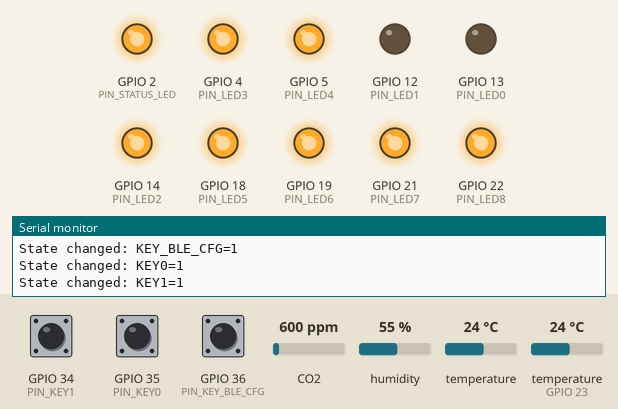
A sketch run on a simulated ESP32. On the bench: output pins drawn as LEDs (lit = HIGH), the last lines printed to the serial monitor. Dashed ring = blinking. Inputs (shaded band) come from the test bench; at power-on: GPIO 36 (PIN_KEY_BLE_CFG) LOW, GPIO 35 (PIN_KEY0) LOW, GPIO 34 (PIN_KEY1) LOW, CO2 600 ppm, humidity 55 %, temperature 24 °C, temperature (sensor on GPIO 23) 24 °C.

Above: at 1.5 s.
1.6 s: GPIO 36 (PIN_KEY_BLE_CFG) pulled HIGH for 3.2 s
At 1.92 s:
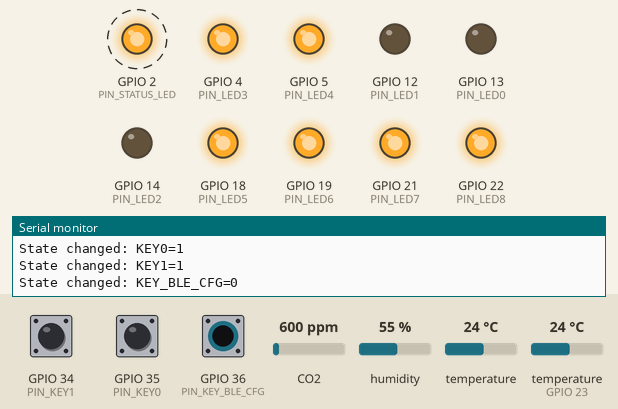
6.3 s: GPIO 35 (PIN_KEY0) pulled HIGH for 0.15 s
At 6.9 s:
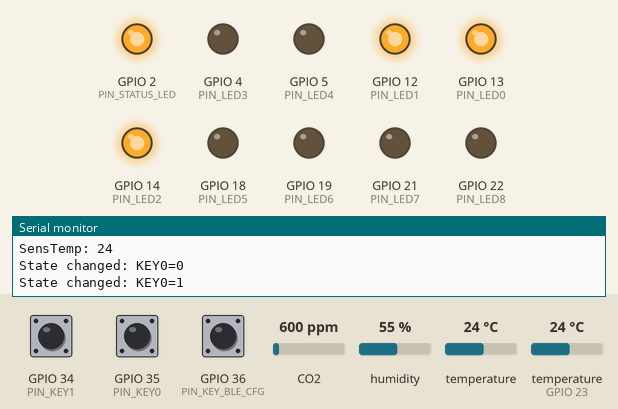
9.8 s: GPIO 36 (PIN_KEY_BLE_CFG) pulled HIGH for 3.2 s
At 11.25 s:
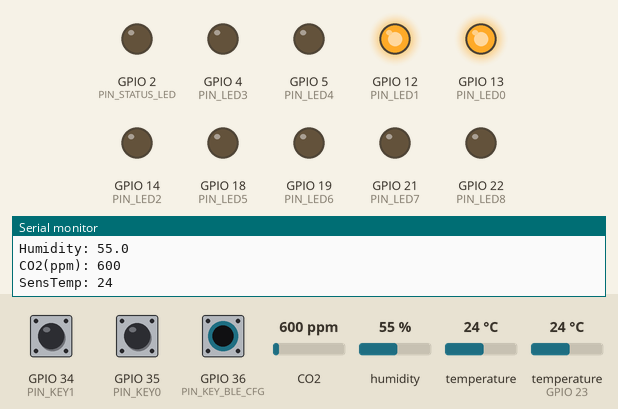
14.5 s: GPIO 36 (PIN_KEY_BLE_CFG) pulled HIGH for 3.2 s
At 15.9 s:
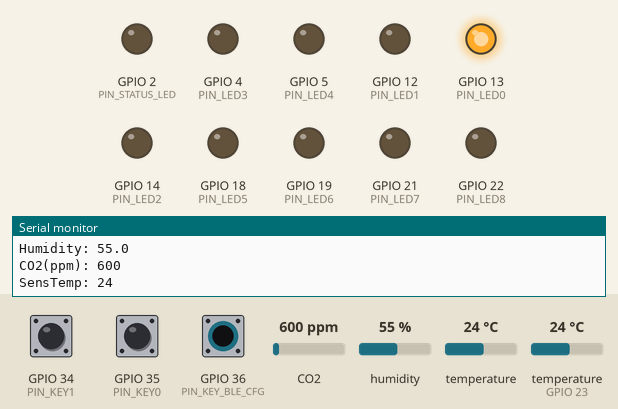
27.5 s: GPIO 36 (PIN_KEY_BLE_CFG) pulled HIGH for 3.2 s
At 28.9 s:
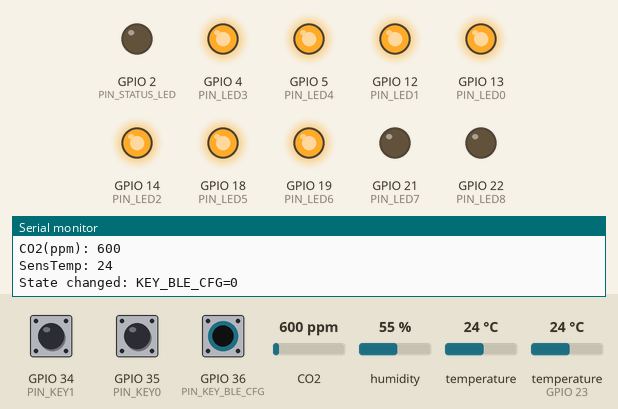
32.2 s: GPIO 34 (PIN_KEY1) pulled HIGH for 0.15 s
At 32.76 s:
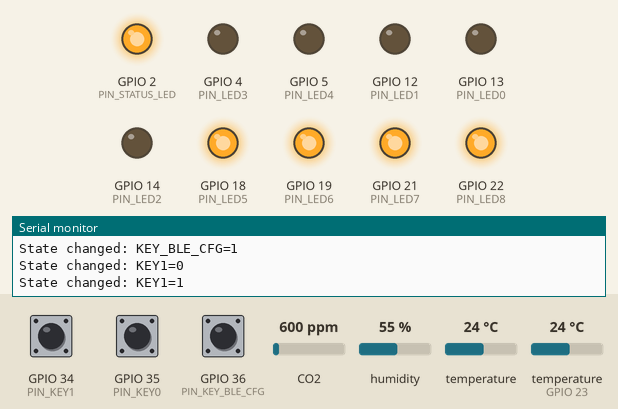
Timing chart, 0 to 36.7 s (numbered marks = the images above; inputs shaded):
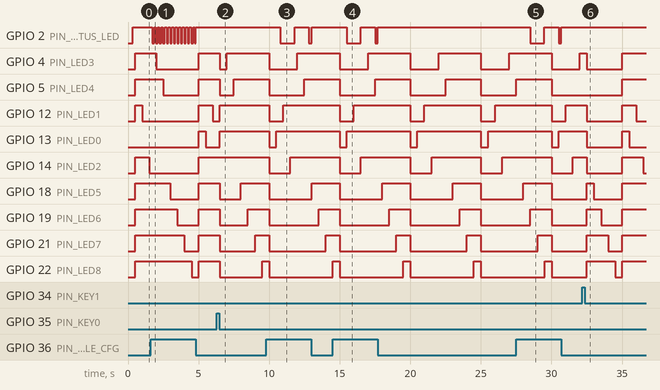

The sketch:

ESP32SmartBoard_IoCheck.ino
```cpp
// (licence header left out)
#include <DHT.h>                                                        // Requires Library "DHT sensor library" by Adafruit
#include <MHZ19.h>                                                      // Requires Library "MH-Z19" by Jonathan Dempsey
#include <SoftwareSerial.h>                                             // Requires Library "EspSoftwareSerial" by Dirk Kaar, Peter Lerup


/***************************************************************************/
/*                                                                         */
/*                                                                         */
/*          G L O B A L   D E F I N I T I O N S                            */
/*                                                                         */
/*                                                                         */
/***************************************************************************/

//---------------------------------------------------------------------------
//  Application Configuration
//---------------------------------------------------------------------------

const int       APP_VERSION                         = 1;                // 1.xx
const int       APP_REVISION                        = 10;               // x.00
const char      APP_BUILD_TIMESTAMP[]               = __DATE__ " " __TIME__;

const int       CFG_ENABLE_KEY                      = 1;
const int       CFG_ENABLE_LED                      = 1;
const int       CFG_ENABLE_STATUS_LED               = 1;
const int       CFG_ENABLE_DHT_SENSOR               = 1;
const int       CFG_ENABLE_MHZ_SENSOR               = 1;


//---------------------------------------------------------------------------
//  Hardware/Pin Configuration
//---------------------------------------------------------------------------

const int       PIN_KEY_BLE_CFG                     = 36;               // PIN_KEY_BLE_CFG      (GPIO36 -> Pin02)
const int       PIN_KEY0                            = 35;               // KEY0                 (GPIO35 -> Pin05)
const int       PIN_KEY1                            = 34;               // KEY1                 (GPIO34 -> Pin04)

const int       PIN_LED0                            = 13;               // LED0 (green)         (GPIO13 -> Pin13)
const int       PIN_LED1                            = 12;               // LED1 (green)         (GPIO12 -> Pin12)
const int       PIN_LED2                            = 14;               // LED2 (green)         (GPIO14 -> Pin11)
const int       PIN_LED3                            =  4;               // LED3 (yellow)        (GPIO04 -> Pin20)
const int       PIN_LED4                            =  5;               // LED4 (yellow)        (GPIO05 -> Pin23)
const int       PIN_LED5                            = 18;               // LED5 (yellow)        (GPIO18 -> Pin24)
const int       PIN_LED6                            = 19;               // LED6 (red)           (GPIO19 -> Pin25)
const int       PIN_LED7                            = 21;               // LED7 (red)           (GPIO21 -> Pin26)
const int       PIN_LED8                            = 22;               // LED8 (red)           (GPIO22 -> Pin29)
const int       PIN_STATUS_LED                      =  2;               // On-board LED (blue)  (GPIO02 -> Pin19)

const uint32_t  LED_BAR_SET_PERIOD                  = 500;              // Period for Set next LED Bar value in [ms]
const uint32_t  STATUS_LED_TOGGLE_PERIOD_SLOW       = 1000;             // Slow Toggle Period for Status LED in [ms]
const uint32_t  STATUS_LED_TOGGLE_PERIOD_FAST       = 125;              // Fast Toggle Period for Status LED in [ms]

const int       DHT_TYPE                            = DHT22;            // DHT11, DHT21 (AM2301), DHT22 (AM2302,AM2321)
const int       DHT_PIN_SENSOR                      = 23;               // PIN used for DHT22 (AM2302/AM2321)
const uint32_t  DHT_SENSOR_SAMPLE_PERIOD            = 5000;             // Sample Period for DHT-Sensor in [ms]

const int       MHZ19_PIN_SERIAL_RX                 = 32;               // ESP32 Rx pin which the MH-Z19 Tx pin is attached to
const int       MHZ19_PIN_SERIAL_TX                 = 33;               // ESP32 Tx pin which the MH-Z19 Rx pin is attached to
const int       MHZ19_BAUDRATE_SERIAL               = 9600;             // Serial baudrate for communication with MH-Z19 Device
const uint32_t  MHZ19_SENSOR_SAMPLE_PERIOD          = 5000;             // Sample Period for MH-Z19-Sensor in [ms]


//---------------------------------------------------------------------------
//  Local Variables
//---------------------------------------------------------------------------

static  String          strChipID_g;

static  int             iLastStateKeyBleCfg_g       = -1;
static  int             iLastStateKey0_g            = -1;
static  int             iLastStateKey1_g            = -1;

static  uint32_t        ui32LedBarValue_g           = 0;
static  bool            fInvertLedBar_g             = false;
static  uint32_t        ui32LastTickLedBarSet_g     = 0;

static  volatile byte   bStatusLedState_g           = LOW;
static  bool            fLockStatusLedOn_g          = false;
static  uint32_t        ui32StatusLedTogglePeriod_g = STATUS_LED_TOGGLE_PERIOD_SLOW;
static  uint32_t        ui32LastTickStatLedToggle_g = 0;

static  DHT             DhtSensor_g(DHT_PIN_SENSOR, DHT_TYPE);
static  uint32_t        ui32LastTickDhtRead_g       = 0;

static  MHZ19           Mhz19Sensor_g;
static  SoftwareSerial  Mhz19SoftSerial_g(MHZ19_PIN_SERIAL_RX, MHZ19_PIN_SERIAL_TX);
static  uint32_t        ui32LastTickMhz19Read_g     = 0;


//=========================================================================//
//                                                                         //
//          S K E T C H   P U B L I C   F U N C T I O N S                  //
//                                                                         //
//=========================================================================//

//---------------------------------------------------------------------------
//  Setup
//---------------------------------------------------------------------------

void setup()
{

char  szTextBuff[64];
int   iIdx;


    // Serial console
    Serial.begin(115200);
    delay(100);
    Serial.println();
    Serial.println();
    Serial.println("======== APPLICATION START ========");
    Serial.println();


    // Application Version Information
    snprintf(szTextBuff, sizeof(szTextBuff), "App Version:      %u.%02u", APP_VERSION, APP_REVISION);
    Serial.println(szTextBuff);
    snprintf(szTextBuff, sizeof(szTextBuff), "Build Timestamp:  %s", APP_BUILD_TIMESTAMP);
    Serial.println(szTextBuff);
    Serial.println();
    delay(100);


    // Device Identification
    strChipID_g = GetChipID();
    Serial.print("Unique ChipID: ");
    Serial.println(strChipID_g);
    Serial.println();
    delay(100);


    // Setup Input Pins for Keys
    if ( CFG_ENABLE_KEY )
    {
        Serial.println("Setup Input Pins for Keys...");
        pinMode(PIN_KEY_BLE_CFG, INPUT);
        pinMode(PIN_KEY0, INPUT);
        pinMode(PIN_KEY1, INPUT);
    }
    iLastStateKeyBleCfg_g = -1;
    iLastStateKey0_g      = -1;
    iLastStateKey1_g      = -1;


    // Setup Output Pins for LEDs
    if ( CFG_ENABLE_LED )
    {
        Serial.println("Setup Output Pins for LEDs...");
        pinMode(PIN_LED0, OUTPUT);
        pinMode(PIN_LED1, OUTPUT);
        pinMode(PIN_LED2, OUTPUT);
        pinMode(PIN_LED3, OUTPUT);
        pinMode(PIN_LED4, OUTPUT);
        pinMode(PIN_LED5, OUTPUT);
        pinMode(PIN_LED6, OUTPUT);
        pinMode(PIN_LED7, OUTPUT);
        pinMode(PIN_LED8, OUTPUT);
        fInvertLedBar_g = false;
        ui32LastTickLedBarSet_g = 0;
    }


    // Status LED Setup
    if ( CFG_ENABLE_STATUS_LED )
    {
        pinMode(PIN_STATUS_LED, OUTPUT);
        bStatusLedState_g = LOW;
        fLockStatusLedOn_g = false;
        ui32StatusLedTogglePeriod_g = STATUS_LED_TOGGLE_PERIOD_SLOW;
        ui32LastTickStatLedToggle_g = 0;
    }


    // Setup DHT22 Sensor (Temerature/Humidity)
    if ( CFG_ENABLE_DHT_SENSOR )
    {
        Serial.println("Setup DHT22 Sensor...");
        DhtSensor_g.begin();
        AppProcessDhtSensor(0);                                         // get initial values
    }


    // Setup MH-Z19 Sensor (CO2)
    if ( CFG_ENABLE_MHZ_SENSOR )
    {
        Serial.println("Setup MH-Z19 Sensor...");
        Mhz19SoftSerial_g.begin(MHZ19_BAUDRATE_SERIAL);                 // Initialize Software Serial Device to communicate with MH-Z19 sensor
        Mhz19Sensor_g.begin(Mhz19SoftSerial_g);                         // Initialize MH-Z19 Sensor (using Software Serial Device)
        Mhz19Sensor_g.autoCalibration();                                // Turn Auto Calibration ON (OFF = autoCalibration(false))
        AppProcessMhz19Sensor(0);                                       // get initial values
    }

    return;

}


//---------------------------------------------------------------------------
//  Application Main Loop
//---------------------------------------------------------------------------

void loop()
{

    // Process Input Pins for Keys
    if ( CFG_ENABLE_KEY )
    {
        AppProcessKey();
    }


    // Process Output Pins for LEDs
    if ( CFG_ENABLE_LED )
    {
        AppProcessLedBar(LED_BAR_SET_PERIOD);
    }


    // Process Status LED
    if ( CFG_ENABLE_STATUS_LED )
    {
        AppProcessStatusLed(ui32StatusLedTogglePeriod_g);
    }


    // Process DHT Sensor (Temperature/Humidity)
    if ( CFG_ENABLE_DHT_SENSOR )
    {
        AppProcessDhtSensor(DHT_SENSOR_SAMPLE_PERIOD);
    }

    // Process MH-Z19 Sensor (CO2Value/SensorTemperature)
    if ( CFG_ENABLE_MHZ_SENSOR )
    {
        AppProcessMhz19Sensor(MHZ19_SENSOR_SAMPLE_PERIOD);
    }

    return;

}


//=========================================================================//
//                                                                         //
//          S K E T C H   P R I V A T E   F U N C T I O N S                //
//                                                                         //
//=========================================================================//

//---------------------------------------------------------------------------
//  Process Keys
//---------------------------------------------------------------------------

void  AppProcessKey()
{

int  iStateKeyBleCfg;
int  iStateKey0;
int  iStateKey1;


    // process KEY_BLE_CFG
    iStateKeyBleCfg = (digitalRead(PIN_KEY_BLE_CFG) == LOW) ? 1 : 0;
    if (iLastStateKeyBleCfg_g != iStateKeyBleCfg)
    {
        if (iStateKeyBleCfg == 1)
        {
            Serial.println("State changed: KEY_BLE_CFG=1");
            fLockStatusLedOn_g = true;
        }
        else
        {
            Serial.println("State changed: KEY_BLE_CFG=0");
            fLockStatusLedOn_g = false;
        }

        iLastStateKeyBleCfg_g = iStateKeyBleCfg;
    }


    // process KEY0
    iStateKey0 = (digitalRead(PIN_KEY0) == LOW) ? 1 : 0;
    if (iLastStateKey0_g != iStateKey0)
    {
        if (iStateKey0 == 1)
        {
            Serial.println("State changed: KEY0=1");
            ui32StatusLedTogglePeriod_g = STATUS_LED_TOGGLE_PERIOD_SLOW;
            fInvertLedBar_g = false;
        }
        else
        {
            Serial.println("State changed: KEY0=0");
        }

        iLastStateKey0_g = iStateKey0;
    }


    // process KEY1
    iStateKey1 = (digitalRead(PIN_KEY1) == LOW) ? 1 : 0;
    if (iLastStateKey1_g != iStateKey1)
    {
        if (iStateKey1 == 1)
        {
            Serial.println("State changed: KEY1=1");
            ui32StatusLedTogglePeriod_g = STATUS_LED_TOGGLE_PERIOD_FAST;
            fInvertLedBar_g = true;
        }
        else
        {
            Serial.println("State changed: KEY1=0");
        }

        iLastStateKey1_g = iStateKey1;
    }

    return;

}


//---------------------------------------------------------------------------
//  Process LEDs
//---------------------------------------------------------------------------

void  AppProcessLedBar (uint32_t ui32LedBarSetInterval_p)
{

uint32_t  ui32CurrTick;


    ui32CurrTick = millis();
    if ((ui32CurrTick - ui32LastTickLedBarSet_g) >= ui32LedBarSetInterval_p)
    {
        ui32LedBarValue_g++;
        AppPresentLedBar ((ui32LedBarValue_g % 10), fInvertLedBar_g);

        ui32LastTickLedBarSet_g = ui32CurrTick;
    }

    return;

}


//---------------------------------------------------------------------------
//  Present LED Bar (0 <= iBarValue_p <= 9)
//---------------------------------------------------------------------------

void  AppPresentLedBar (int iBarValue_p, bool fInvertBar_p)
{

uint32_t  ui32BarBitMap;


    if (iBarValue_p < 0)
    {
        ui32BarBitMap = 0x0000;             // set LED0..LED8 = OFF
    }
    else if (iBarValue_p > 9)
    {
        ui32BarBitMap = 0x01FF;             // set LED0..LED8 = ON
    }
    else
    {
        ui32BarBitMap = 0x0000;
        while (iBarValue_p > 0)
        {
            ui32BarBitMap <<= 1;
            ui32BarBitMap  |= 1;
            iBarValue_p--;
        }
    }

    if ( fInvertBar_p )
    {
        ui32BarBitMap ^= 0x01FF;
    }

    digitalWrite(PIN_LED0, (ui32BarBitMap & 0b000000001) ? HIGH : LOW);
    digitalWrite(PIN_LED1, (ui32BarBitMap & 0b000000010) ? HIGH : LOW);
    digitalWrite(PIN_LED2, (ui32BarBitMap & 0b000000100) ? HIGH : LOW);
    digitalWrite(PIN_LED3, (ui32BarBitMap & 0b000001000) ? HIGH : LOW);
    digitalWrite(PIN_LED4, (ui32BarBitMap & 0b000010000) ? HIGH : LOW);
    digitalWrite(PIN_LED5, (ui32BarBitMap & 0b000100000) ? HIGH : LOW);
    digitalWrite(PIN_LED6, (ui32BarBitMap & 0b001000000) ? HIGH : LOW);
    digitalWrite(PIN_LED7, (ui32BarBitMap & 0b010000000) ? HIGH : LOW);
    digitalWrite(PIN_LED8, (ui32BarBitMap & 0b100000000) ? HIGH : LOW);

    return;

}


//---------------------------------------------------------------------------
//  Process Status LED
//---------------------------------------------------------------------------

void  AppProcessStatusLed (uint32_t ui32StatusLedToggleInterval_p)
{

uint32_t  ui32CurrTick;


    if ( fLockStatusLedOn_g )
    {
        digitalWrite(PIN_STATUS_LED, HIGH);
    }
    else
    {
        ui32CurrTick = millis();
        if ((ui32CurrTick - ui32LastTickStatLedToggle_g) >= ui32StatusLedToggleInterval_p)
        {
            bStatusLedState_g = !bStatusLedState_g;
            digitalWrite(PIN_STATUS_LED, bStatusLedState_g);

            ui32LastTickStatLedToggle_g = ui32CurrTick;
        }
    }

    return;

}


//---------------------------------------------------------------------------
//  Process DHT Sensor (Temperature/Humidity)
//---------------------------------------------------------------------------

void  AppProcessDhtSensor (uint32_t ui32DhtReadInterval_p)
{

uint32_t  ui32CurrTick;
float     flTemperature;
float     flHumidity;
String    strTemperature;
String    strHumidity;


    ui32CurrTick = millis();
    if ((ui32CurrTick - ui32LastTickDhtRead_g) >= ui32DhtReadInterval_p)
    {
        flTemperature = DhtSensor_g.readTemperature(false);             // false = Temp in Celsius degrees, true = Temp in Fahrenheit degrees
        flHumidity    = DhtSensor_g.readHumidity();

        if ( isnan(flTemperature) || isnan(flHumidity) )
        {
            Serial.println("ERROR: Failed to read from DHT sensor!");
            return;
        }

        strTemperature = String(flTemperature, 1);                      // convert float to String with one decimal place
        Serial.print("Temperature: ");
        Serial.println(strTemperature);

        strHumidity = String(flHumidity, 1);                            // convert float to String with one decimal place
        Serial.print("Humidity: ");
        Serial.println(strHumidity);

        ui32LastTickDhtRead_g = ui32CurrTick;
    }

    return;

}


//---------------------------------------------------------------------------
//  Process MH-Z19 Sensor (CO2Value/SensorTemperature)
//---------------------------------------------------------------------------

void  AppProcessMhz19Sensor (uint32_t ui32Mhz19ReadInterval_p)
{

uint32_t  ui32CurrTick;
int       iMhz19CO2Value;
int       iMhz19CO2SensTemp;
String    strCO2Value;
String    strCO2SensTemp;


    ui32CurrTick = millis();
    if ((ui32CurrTick - ui32LastTickMhz19Read_g) >= ui32Mhz19ReadInterval_p)
    {
        iMhz19CO2Value    = Mhz19Sensor_g.getCO2();                     // MH-Z19: Request CO2 (as ppm)
        iMhz19CO2SensTemp = Mhz19Sensor_g.getTemperature();             // MH-Z19: Request Sensor Temperature (as Celsius)

        strCO2Value = String(iMhz19CO2Value);                           // convert int to String
        Serial.print("CO2(ppm): ");
        Serial.println(strCO2Value);

        strCO2SensTemp = String(iMhz19CO2SensTemp);                     // convert int to String
        Serial.print("SensTemp: ");
        Serial.println(strCO2SensTemp);

        ui32LastTickMhz19Read_g = ui32CurrTick;
    }

    return;

}


//=========================================================================//
//                                                                         //
//          P R I V A T E   G E N E R I C   F U N C T I O N S              //
//                                                                         //
//=========================================================================//

//---------------------------------------------------------------------------
//  Get Unique Client Name
//---------------------------------------------------------------------------

String  GetUniqueClientName (const char* pszClientPrefix_p)
{

String  strChipID;
String  strClientName;


    // Create a unique client name, based on ChipID (the ChipID is essentially its 6byte MAC address)
    strChipID = GetChipID();
    strClientName  = pszClientPrefix_p;
    strClientName += strChipID;

    return (strClientName);

}


//---------------------------------------------------------------------------
//  Get ChipID as String
//---------------------------------------------------------------------------

String  GetChipID()
{

String  strChipID;


    strChipID = GetEsp32MacId (false);

    return (strChipID);

}


//---------------------------------------------------------------------------
//  Get ChipMAC as String
//---------------------------------------------------------------------------

String  GetChipMAC()
{

String  strChipMAC;


    strChipMAC = GetEsp32MacId (true);

    return (strChipMAC);

}


//---------------------------------------------------------------------------
//  Get GetEsp32MacId as String
//---------------------------------------------------------------------------

String  GetEsp32MacId (bool fUseMacFormat_p)
{

uint64_t  ui64MacID;
String    strMacID;
byte      bDigit;
char      acDigit[2];
int       iIdx;


    ui64MacID = ESP.getEfuseMac();
    strMacID = "";
    for (iIdx=0; iIdx<6; iIdx++)
    {
        bDigit = (byte) (ui64MacID >> (iIdx * 8));
        sprintf(acDigit, "%02X", bDigit);
        strMacID += String(acDigit);

        if (fUseMacFormat_p && (iIdx<5))
        {
            strMacID += ":";
        }
    }

    strMacID.toUpperCase();

    return (strMacID);

}


// EOF
```

Measured:
- after the input at 1.6 s, GPIO 2 (PIN_STATUS_LED): alternates HIGH for 0.13 s and LOW for 0.13 s, 26 changes in all, then stays HIGH, starting after 0.13 s
- after the input at 6.3 s, GPIO 4 (PIN_LED3): HIGH → LOW after 0.20 s instead of 0.70 s; GPIO 5 (PIN_LED4): HIGH → LOW after 0.20 s instead of 1.2 s; GPIO 12 (PIN_LED1), GPIO 13 (PIN_LED0): LOW → HIGH after 0.20 s; GPIO 14 (PIN_LED2): stays HIGH (without the input it goes to LOW after 0.20 s); GPIO 18 (PIN_LED5): HIGH → LOW after 0.20 s instead of 1.7 s
- after the input at 9.8 s, GPIO 2 (PIN_STATUS_LED): HIGH → LOW after 1.0 s, → HIGH 1.0 s later, → LOW 1.0 s later, → HIGH 0.20 s later
- after the input at 14.5 s, GPIO 2 (PIN_STATUS_LED): HIGH → LOW after 1.0 s, → HIGH 1.0 s later, → LOW 1.0 s later, → HIGH 0.20 s later
- after the input at 27.5 s, GPIO 2 (PIN_STATUS_LED): HIGH → LOW after 1.0 s, → HIGH 1.0 s later, → LOW 1.0 s later, → HIGH 0.20 s later
- after the input at 32.2 s, GPIO 4 (PIN_LED3): HIGH → LOW after 0.31 s instead of 2.8 s
